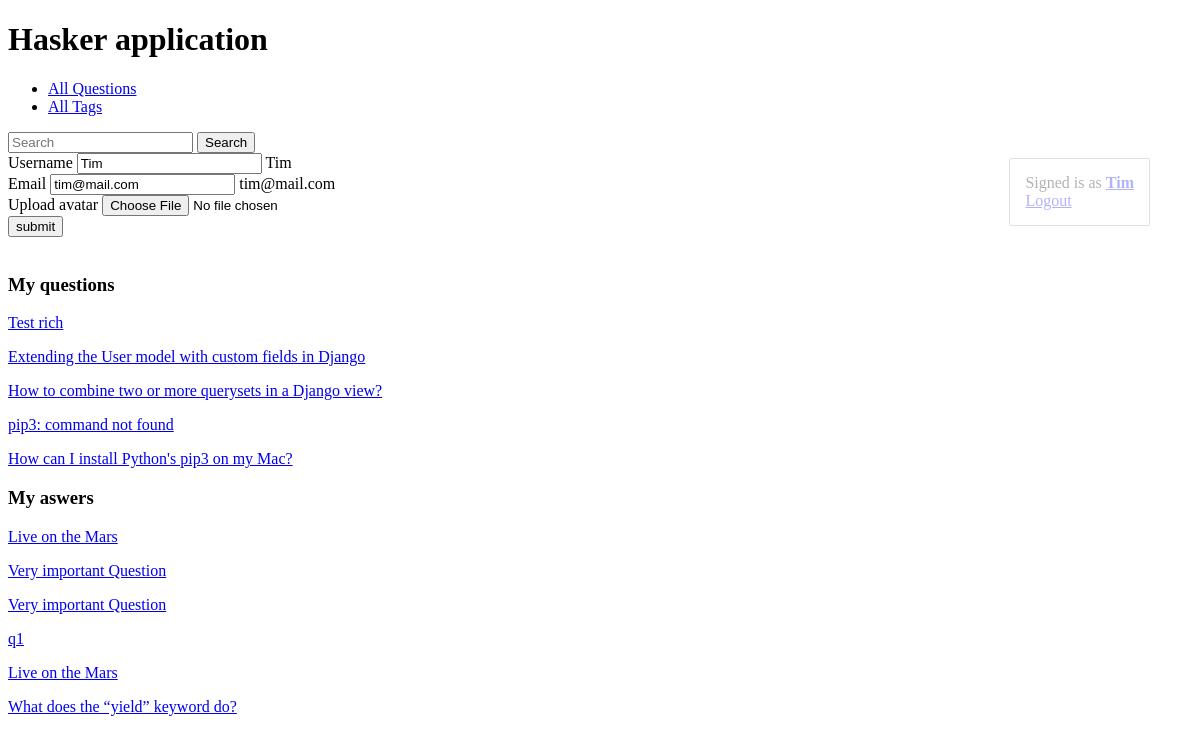
Page /accounts/settings/ (signed in) on the earlier database version.
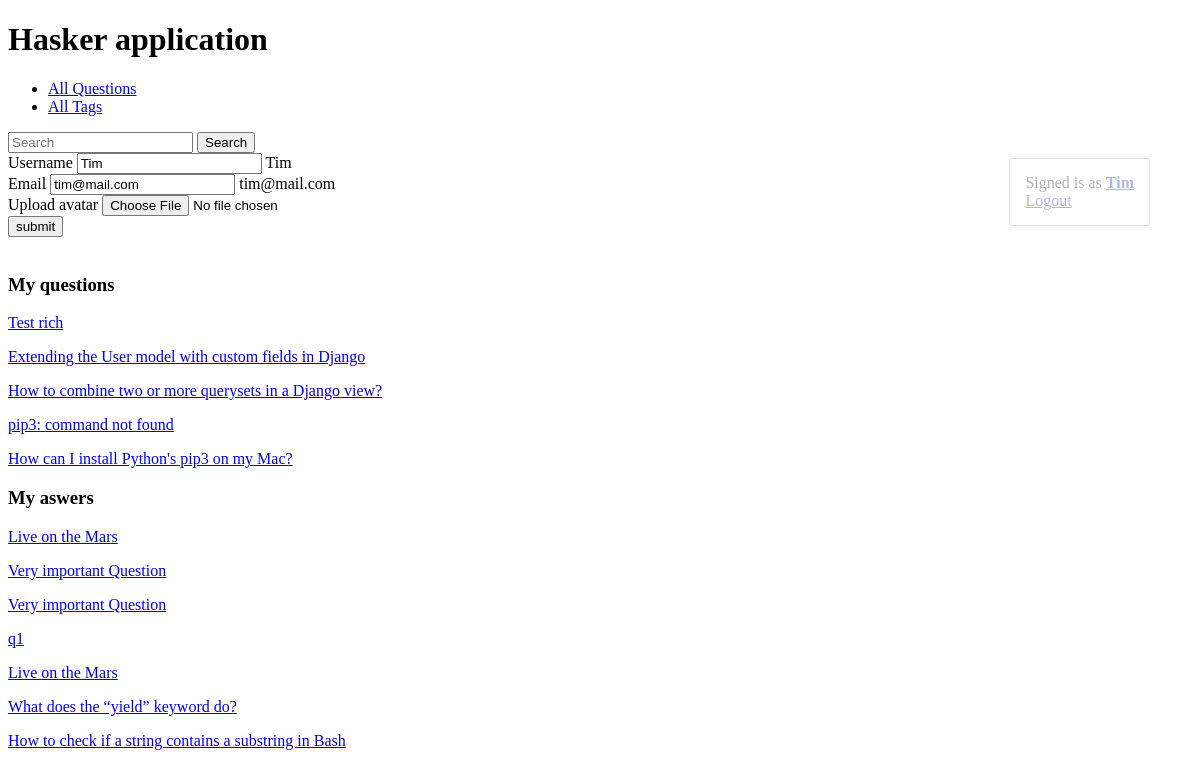
Same page on the later database version.
### hasker/models.py (models this page shows, shortened)
class Question(models.Model):
    author = models.ForeignKey(User, on_delete=models.CASCADE)
    title = models.CharField(max_length=150, db_index=True)
    slug = models.SlugField(max_length=150, blank=True, unique=True)
    content = RichTextField(blank=False, db_index=True)
    tags = models.ManyToManyField('Tag', blank=True, related_name='questions')
    date_create = models.DateTimeField(auto_now_add=True)
    def get_absolute_url(self):
        return reverse('question_detail_url', kwargs={'slug': self.slug})
    class Meta:
        ordering = ['-date_create']

class Answer(models.Model):
    user = models.ForeignKey(User, on_delete=models.CASCADE)
    question = models.ForeignKey(Question, on_delete=models.CASCADE)
    content = RichTextField(blank=False, db_index=True)
    date_create = models.DateTimeField(auto_now_add=True)
    is_correct = models.BooleanField(default=False)

### accounts/views.py (the view)
# urls.py: path('settings/', user_settings, name='user_settings_url'),
@login_required
def user_settings(request):
    user = get_object_or_404(User, pk=request.user.pk)
    try:
        userprofile = user.userprofile
    except:
        userprofile = None
    if request.method == 'POST':
        form = UserRegistrationForm(request.POST, request.FILES)
        if form.is_valid():
            username = form.cleaned_data['username']
            password = form.cleaned_data['password1']
            email = form.cleaned_data['email']
            avatar = request.FILES['avatar']
            user.delete()
            if userprofile:
                userprofile.delete()
            user = User.objects.create_user(username, email=email, password=password)
            if avatar:
                userprofile = UserProfile.objects.create(user=user, avatar=avatar)
            messages.success(request, 'Successfully update {}'.format(user.username))
            return render(request, 'accounts/settings.html', context={'form': form, 'user': user})
    else:
        form = UserRegistrationForm()
        form.fields['username'].initial = user.username
        form.fields['email'].initial = user.email
    return render(request, 'accounts/settings.html', context={'form': form, 'user': user})

### accounts/forms.py (shortened to what this page needs)
class UserRegistrationForm(forms.Form):
    username = forms.CharField(
                        label='Username',
                        max_length=100,
                        min_length=5,
                        widget=forms.TextInput(attrs={'class': 'form-control'}))
    email = forms.EmailField(widget=forms.TextInput(attrs={'class': 'form-control'}))
    password1 = forms.CharField(
                            label="Password",
                            max_length=100,
                            min_length=5,
                            widget=forms.PasswordInput(attrs={'class': 'form-control'}))
    password2 = forms.CharField(
                            label="Confirm Password",
                            max_length=100,
                            min_length=5,
                            widget=forms.PasswordInput(attrs={'class': 'form-control'}))
    avatar = forms.ImageField(label="Upload avatar")

### accounts/templates/accounts/settings.html (shortened to what this page needs)
{% extends 'base.html' %}
{% block content %}
  <div class="container">
    <div class="row">
      <div class="col-sm-6 offset-sm-3">
        <form enctype="multipart/form-data" action="" method="post">
            <div class="form-group">
              {{ form.username.label }}
              {{ form.username }}
              {{ user.username }}
            </div>
            <div class="form-group">
              {{ form.email.label }}
              {{ form.email }}
              {{ user.email }}
            </div>
            <div class="form-group">
              {{ form.avatar.label }}
              {{ form.avatar }}
            </div>
          <input type="submit" value="submit" class='btn btn-primary'>
        </form>
      </div>
    </div>
  </div>
<h3> My questions </h3>
    {% for question in user.question_set.all %}
        <p> <a href="{{ question.get_absolute_url }}" class="but1">{{ question.title  }}</a> </p>
    {% endfor %}
<h3> My aswers </h3>
    {% for answer in user.answer_set.all %}
        <p> <a href="{{ answer.question.get_absolute_url }}" class="but1">{{ answer.question.title  }}</a> </p>
    {% endfor %}
{% endblock %}

Differences in the rows shown:
added Answer: question "How to check if a string contains a substring in Bash"
